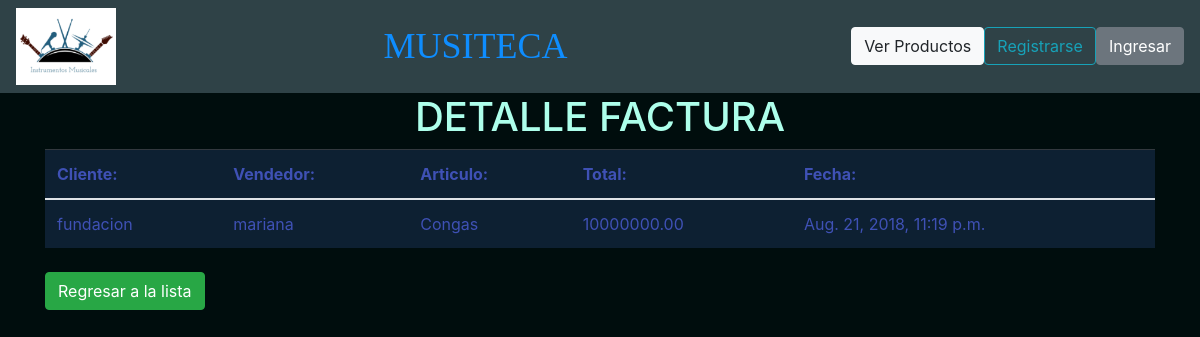
The page /ver_factura/2/ on the database its author committed.
### home/models.py (models this page shows, shortened)
class Factura(models.Model):
	precio = models.DecimalField(max_digits = 10, decimal_places =2)
	total = models.DecimalField(max_digits = 20, decimal_places =2)
	fecha = models.DateTimeField(auto_now_add=True)
	instrumento = models.ForeignKey(Instrumento, on_delete=models.CASCADE)
	vendedor = models.ForeignKey(Vendedor, on_delete=models.CASCADE)
	cliente = models.ForeignKey(Cliente, on_delete=models.CASCADE)

class Cliente(models.Model):
	nombre = models.CharField(max_length = 100)
	apellido = models.CharField(max_length = 100)
	identificacion = models.CharField(max_length = 100)
	direccion = models.CharField(max_length = 100)
	def __str__(self):
		return self.nombre

class Vendedor(models.Model):
	nombre = models.CharField(max_length = 100)
	apellido = models.CharField(max_length = 100)
	identificacion = models.CharField(max_length = 100)
	def __str__(self):
		return self.nombre

class Instrumento(models.Model):
	nombre = models.CharField(max_length = 100)
	descripcion = models.TextField(max_length = 500)
	precio = models.DecimalField(max_digits = 10, decimal_places =2)
	marca = models.ForeignKey(Marca, on_delete=models.CASCADE)
	foto = models.ImageField(upload_to='instrumentos', null=True, blank=True, default="instrumentos/const.png")
	def __str__(self):
		return self.nombre

### home/views.py (the view)
# urls.py: path('ver_factura/<int:id_ins>/',vista_ver_factura, name='vista_ver_factura'),
def vista_ver_factura(request, id_ins):
	i = Factura.objects.get(id=id_ins)
	return render(request, 'ver_factura.html', locals())

### templates/ver_factura.html (shortened to what this page needs)
{% extends 'base.html'%}
{% block contenido%}
	<table class="table table-striped table-dark">
	  	<thead>
		<h1>DETALLE FACTURA</h1>
		</thead>
	    <tr>
	      <th scope="col">Cliente:</th>
	      <th scope="col">Vendedor:</th>
	      <th scope="col">Articulo:</th>
	      <th scope="col">Total:</th>
	      <th scope="col">Fecha:</th>
	    </tr>
	  <tbody>
	    <tr>
	      <td>{{i.cliente}}</td>
	      <td>{{i.vendedor}}</td>
	      <td>{{i.instrumento}}</td>
	      <td>{{i.total}}</td>
	      <td>{{i.fecha}}</td>
	    </tr>
	  </tbody>
	</table>
	<br><a class="btn btn-success" href="{% url 'vista_lista_factura' %}" "email me">Regresar a la lista</a>
{% endblock %}

### static/css/estilo.css (style rules this page uses)
a { color: #0BA5B9; }
body { background-color: #000D0D; }
h1 { color: #ADFFEB; text-align: center; ma }
.table { border: none; width: 100%; max-width: 100%; margin-bottom: 0rem; background-color: transparent; border-color: red; }
.table-dark { color: #3F51B5; background-color: #001427; }

### rows shown on the page
Factura: cliente "fundacion", vendedor "mariana", instrumento "Congas", total "10000000.00", fecha "Aug. 21, 2018, 11:19 p.m."
